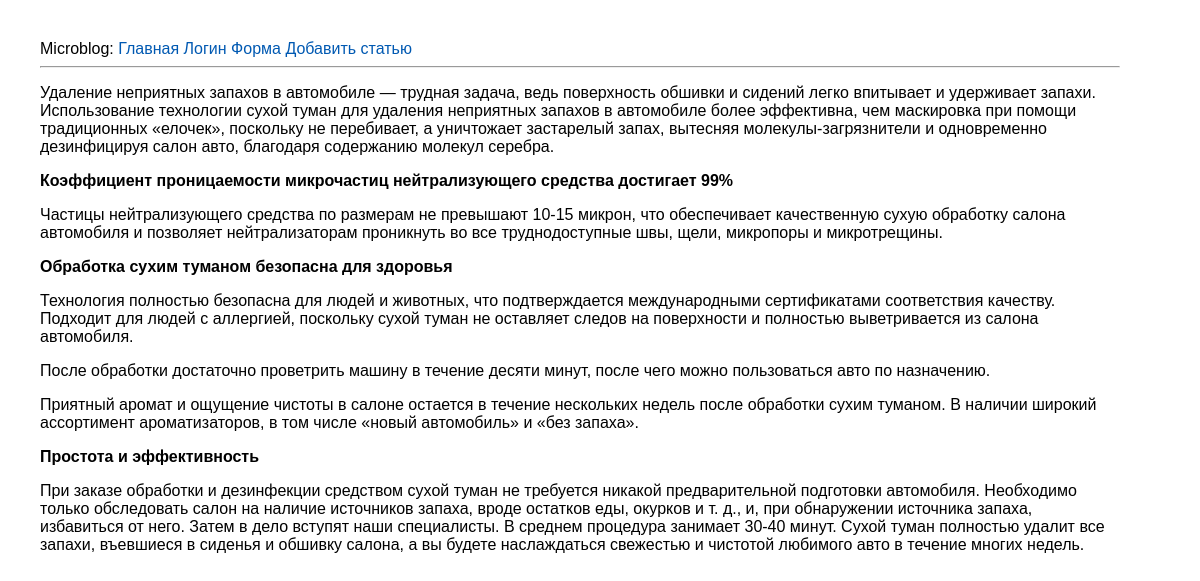
The app's page /go-out, older data.
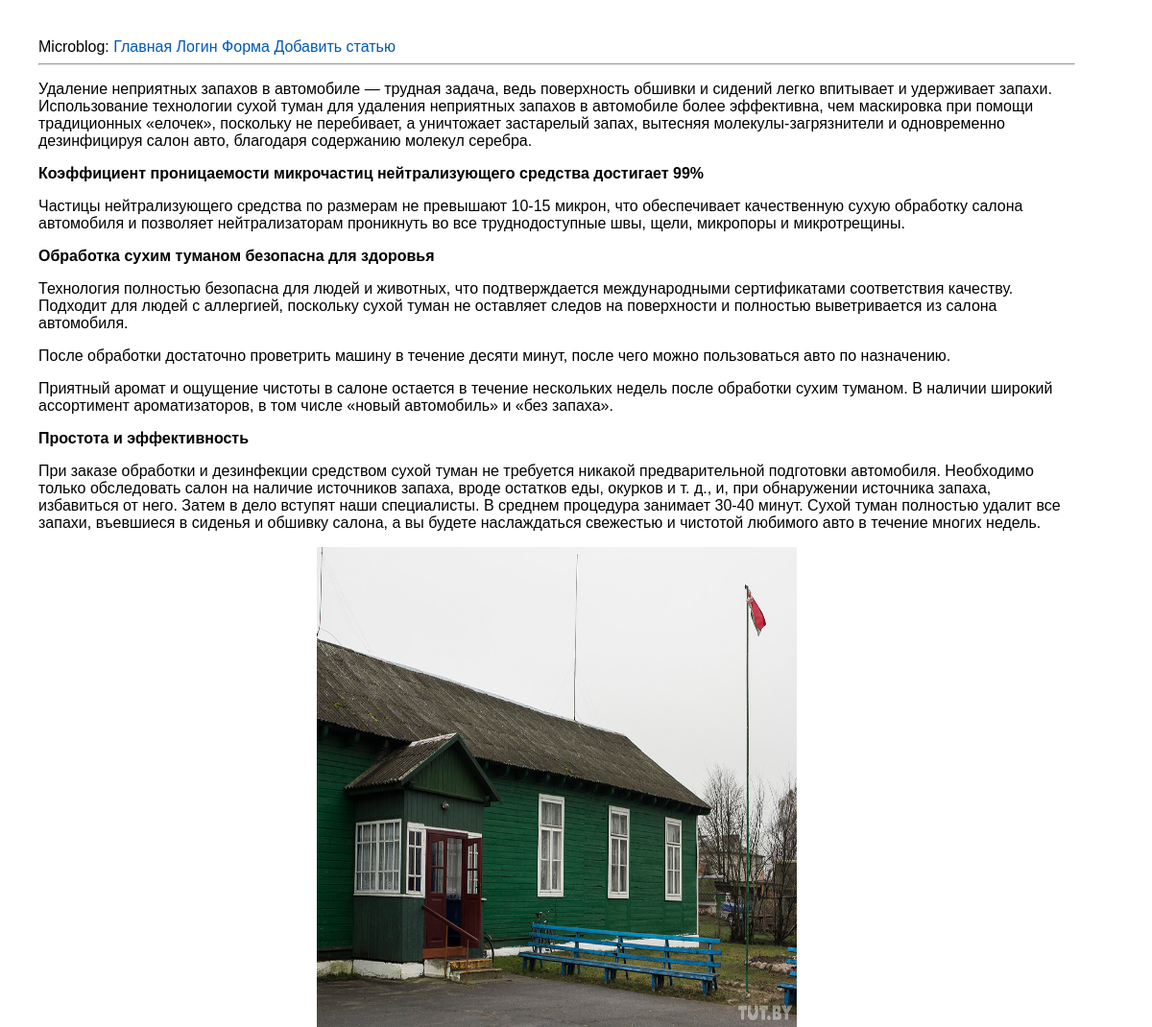
The same page, newer data.
### tables this page shows
CREATE TABLE mainmenu(
id INTEGER PRIMARY KEY AUTOINCREMENT,
title text NOT NULL,
url text NOT NULL
);

CREATE TABLE posts(
id INTEGER PRIMARY KEY AUTOINCREMENT,
title text NOT NULL,
text text NOT NULL,
url text NOT NULL,
time integer NOT NULL
);

### app.py (the view)
@app.route('/<alias>')
def showPost(alias):
	title, post = dbase().getPost(alias)
	if not title:
		abort(404)
	return render_template('post.html', menu=dbase().getMenu(), title=title, post=post)

### FDataBase.py (called while the page is built)
	def getMenu(self):
		sql = '''SELECT * FROM mainmenu'''
		try:
			self.__cur.execute(sql)
			res = self.__cur.fetchall()
			if res:
				return res
		except:
			print('ОШибка')
		return []

	def getPost(self, alias):
		try:
			self.__cur.execute(f" SELECT title, text FROM posts WHERE url LIKE '{alias}'")
			res = self.__cur.fetchone()
			if res:
				return res
		except sqlite3.Error as e:
			print('ОШибка добавление статьи в БД'+str(e))
		return (False, False)

### app.py (called while the page is built)
def connect_db():
	conn=sqlite3.connect(app.config['DATABASE'])
	conn.row_factory = sqlite3.Row
	return conn

def get_db():
	if not hasattr(g, 'link_db'):
		g.link_db = connect_db()
	return g.link_db

@app.teardown_appcontext
def close(error):
		if hasattr(g, 'link_db'):
			g.link_db.close()

def dbase():
	db = get_db()
	dbase = FDataBase(db)
	return dbase

### templates/post.html
{% extends "base.html" %}
{% block content %}
{{ post | safe}}
{% endblock %}

### templates/base.html (shortened to what this page needs)
<html>
  <head>
    <link type="text/css" rel="stylesheet" href="{{ url_for('static', filename='css/style.css') }}">
  </head>
  <body>
    <div>
    Microblog: {% for m in menu %}
    <a href="{{ m.url }}">{{ m.title }}</a>
    {% endfor %}
</div>
    <hr>
    {% block content %}{% endblock %}
  </body>
</html>

### static/css/style.css (style rules this page uses)
body { font-family: 'Arial'; margin: 20; padding: 20; height: 90%; width: 90%; }
a { color: #0059b2; text-decoration: none; }

Row changes from the older to the newer data that the page shows:
changed posts: text: picture added
